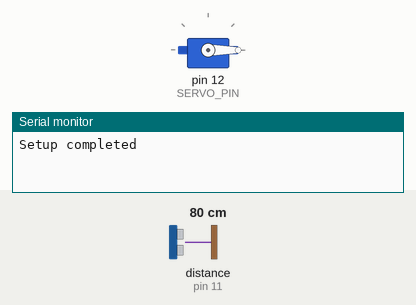
A sketch run on a simulated Arduino Uno, built with avr-gcc and run on an emulated ATmega328P. Shown: servo, the last lines printed to the serial monitor. Wiring (inferred from the names in the program): ultrasonic range finder: trigger pin 10; echo pin 11. The test bench sets the inputs (shaded band); at power-on: distance to the obstacle (sensor on pin 11) 80 cm. The echo pulse lasts 58.3 µs per cm.

Above: at 0.01 s.
1.3 s: distance to the obstacle (sensor on pin 11) set to 18 cm
At 3.47 s:
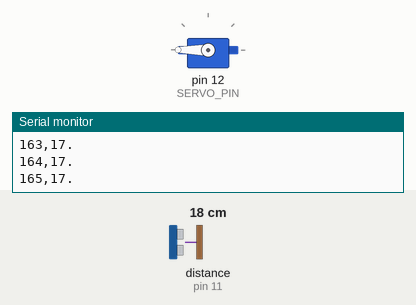
4.3 s: distance to the obstacle (sensor on pin 11) set to 120 cm
At 5.3 s:
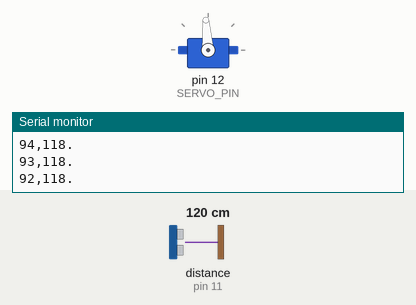
7.3 s: distance to the obstacle (sensor on pin 11) set to 2 cm
Timing chart, 0 to 16.3 s (numbered marks = the images above; inputs shaded):
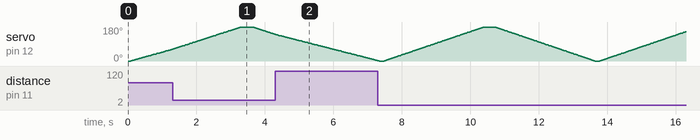

The sketch:

servo.ino
```cpp
// Includes the Servo library
#include <Servo.h>

// Constants
const int TRIG_PIN = 10;
const int ECHO_PIN = 11;
const int SERVO_PIN = 12;
const int MIN_ANGLE = 15;
const int MAX_ANGLE = 165;
const int DELAY_TIME = 20;
const float SOUND_SPEED = 0.034;

Servo myServo; // Creates a servo object for controlling the servo motor

void setup() {
  pinMode(TRIG_PIN, OUTPUT); // Sets the trigPin as an Output
  pinMode(ECHO_PIN, INPUT); // Sets the echoPin as an Input
  Serial.begin(9600);
  myServo.attach(SERVO_PIN); // Defines on which pin is the servo motor attached
  Serial.println("Setup completed");
}

void loop() {
  static int direction = 1; // 1 for increasing angle, -1 for decreasing angle
  static int angle = MIN_ANGLE;
  angle += direction;
  if (angle >= MAX_ANGLE || angle <= MIN_ANGLE) {
    direction *= -1; // Change direction when reaching maximum or minimum angle
  }
  myServo.writeMicroseconds(map(angle, MIN_ANGLE, MAX_ANGLE, 500, 2500)); // Use writeMicroseconds() for more precise control

  // Measure distance using the ultrasonic sensor
  long duration, distance;
  digitalWrite(TRIG_PIN, LOW);
  delayMicroseconds(2);
  digitalWrite(TRIG_PIN, HIGH);
  delayMicroseconds(10);
  digitalWrite(TRIG_PIN, LOW);
  duration = pulseIn(ECHO_PIN, HIGH);
  distance = (duration / 2) * SOUND_SPEED;

  // Print the distance to the serial monitor
  Serial.print(angle);
  Serial.print(",");
  Serial.print(distance);
  Serial.println(".");

  delay(DELAY_TIME);
}
```
